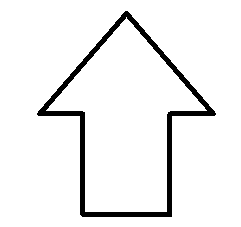
#> input picture BorderRecognition/img.png, 241 x 227 px, found by its file name
$ python main.py
#> lines starting #> are read from the running program, lines starting #| are printed output that depends on the picture; after the words box and inside, x2 and y2 are one past the last pixel; in counts of white or black regions, pixels touching at a corner belong together
# Gerekli kütüphaneleri içe aktarıyoruz
import cv2  # Görüntü işleme işlemleri için OpenCV kütüphanesi
import matplotlib.pyplot as plt  # Görüntüyü grafiksel olarak göstermek için Matplotlib

# Görüntü dosyasının yolunu belirliyoruz
image_path = 'C:\\Users\Dell\Documents\\4.sinif\ComputerVision\codes\BorderRecognition\img.png'

# Görüntüyü gri tonlamalı olarak yüklüyoruz
image = cv2.imread(image_path, cv2.IMREAD_GRAYSCALE)
#> image: shape (227, 241); 94.2% white; 1 black region, box (x1, y1, x2, y2) and area: (37, 11, 216, 217) 3192

# Canny algoritması ile görüntüdeki kenarları tespit ediyoruz
edges = cv2.Canny(image, threshold1=50, threshold2=150)  # 50 ve 150, kenar hassasiyeti için eşik değerleri
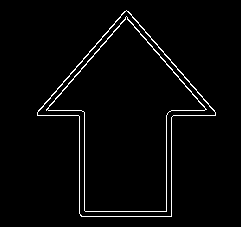
#> edges: shape (227, 241); 2.6% white in thin lines or dots, all inside (x1, y1, x2, y2) = (37, 10, 216, 217)

# Görüntüyü göstermek için bir figür oluşturuyoruz ve boyutunu ayarlıyoruz
plt.figure(figsize=(6, 6))

# Kenarları içeren görüntüyü çiziyoruz; `cmap='gray'` ile gri tonlamalı olarak gösteriyoruz
plt.imshow(edges, cmap='gray')

# Görüntü üzerindeki eksenleri gizliyoruz
plt.axis('off')

# Kenar tespit edilmiş görüntüyü gösteriyoruz
plt.show()
